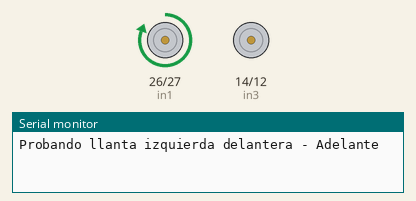
A sketch run on a simulated ESP32. On the bench: motor-driver pin pairs drawn as motors (green arrow = first pin HIGH = forward, orange = second pin HIGH = backward, longer = more drive, scaled by the enable pin), the last lines printed to the serial monitor.

Above: at 0.1 s.
At 17.1 s:
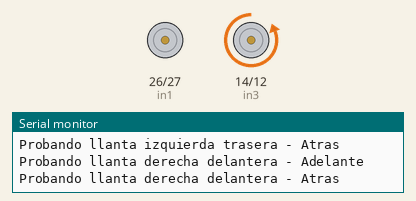
At 24.1 s:
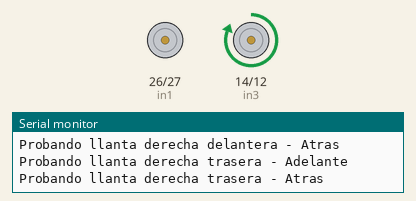
At 35.1 s:
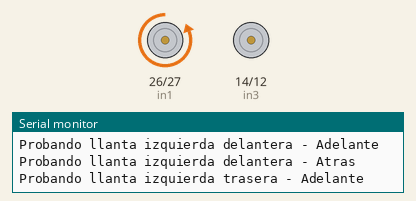
Timing chart, 0 to 39.5 s (numbered marks = the images above):
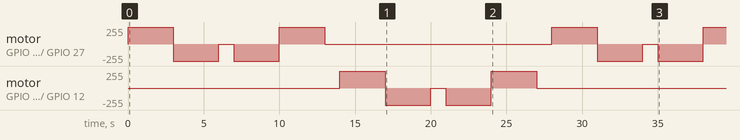

Measured:
- by itself, motor on GPIO 14 (in3) / GPIO 12 (in4): stopped → forward 255/255 at 14.0 s, → backward 255/255 3.0 s later, → stopped 3.0 s later, → backward 255/255 1.0 s later, … (6 changes in this stretch)
- by itself, motor on GPIO 26 (in1) / GPIO 27 (in2): stopped → forward 255/255 at 0.00 s, → backward 255/255 3.0 s later, → stopped 3.0 s later, → backward 255/255 1.0 s later, … (11 changes in this stretch)

The sketch:

carrito_giros.ino
```cpp
// Pines conectados al controlador L298D
int enA = 25;  // Pin ENABLE A (Llantas Izquierdas)
int enB = 33;  // Pin ENABLE B (Llantas Derechas)
int in1 = 26;  // IN1 del motor izquierdo
int in2 = 27;  // IN2 del motor izquierdo
int in3 = 14;  // IN3 del motor derecho
int in4 = 12;  // IN4 del motor derecho

void setup() {
  // Configurar los pines como salidas
  pinMode(enA, OUTPUT);
  pinMode(enB, OUTPUT);
  pinMode(in1, OUTPUT);
  pinMode(in2, OUTPUT);
  pinMode(in3, OUTPUT);
  pinMode(in4, OUTPUT);

  Serial.begin(115200); // Para ver los resultados en el monitor serial
}

void loop() {
  // 1. Probar llanta izquierda delantera (Motor izquierdo usando IN1)
  Serial.println("Probando llanta izquierda delantera - Adelante");
  digitalWrite(enA, HIGH);    // Activar motor izquierdo
  digitalWrite(enB, LOW);     // Desactivar motor derecho
  digitalWrite(in1, HIGH);    // Llanta izquierda delantera hacia adelante
  digitalWrite(in2, LOW);
  delay(3000);

  Serial.println("Probando llanta izquierda delantera - Atras");
  digitalWrite(in1, LOW);     // Llanta izquierda delantera hacia atrás
  digitalWrite(in2, HIGH);
  delay(3000);

  // Detener llanta izquierda delantera
  digitalWrite(in1, LOW);
  digitalWrite(in2, LOW);
  delay(1000);

  // 2. Probar llanta izquierda trasera (Motor izquierdo usando IN2)
  Serial.println("Probando llanta izquierda trasera - Adelante");
  digitalWrite(enA, HIGH);    // Activar motor izquierdo
  digitalWrite(in1, LOW);     // Asegurarse de que la delantera está apagada
  digitalWrite(in2, HIGH);    // Llanta izquierda trasera hacia adelante
  delay(3000);

  Serial.println("Probando llanta izquierda trasera - Atras");
  digitalWrite(in1, HIGH);    // Llanta izquierda trasera hacia atrás
  digitalWrite(in2, LOW);
  delay(3000);

  // Detener llanta izquierda trasera
  digitalWrite(in1, LOW);
  digitalWrite(in2, LOW);
  delay(1000);

  // 3. Probar llanta derecha delantera (Motor derecho usando IN3)
  Serial.println("Probando llanta derecha delantera - Adelante");
  digitalWrite(enB, HIGH);    // Activar motor derecho
  digitalWrite(enA, LOW);     // Desactivar motor izquierdo
  digitalWrite(in3, HIGH);    // Llanta derecha delantera hacia adelante
  digitalWrite(in4, LOW);
  delay(3000);

  Serial.println("Probando llanta derecha delantera - Atras");
  digitalWrite(in3, LOW);     // Llanta derecha delantera hacia atrás
  digitalWrite(in4, HIGH);
  delay(3000);

  // Detener llanta derecha delantera
  digitalWrite(in3, LOW);
  digitalWrite(in4, LOW);
  delay(1000);

  // 4. Probar llanta derecha trasera (Motor derecho usando IN4)
  Serial.println("Probando llanta derecha trasera - Adelante");
  digitalWrite(enB, HIGH);    // Activar motor derecho
  digitalWrite(in3, LOW);     // Asegurarse de que la delantera está apagada
  digitalWrite(in4, HIGH);    // Llanta derecha trasera hacia adelante
  delay(3000);

  Serial.println("Probando llanta derecha trasera - Atras");
  digitalWrite(in3, HIGH);    // Llanta derecha trasera hacia atrás
  digitalWrite(in4, LOW);
  delay(3000);

  // Detener llanta derecha trasera
  digitalWrite(in3, LOW);
  digitalWrite(in4, LOW);
  delay(1000);
}
```
